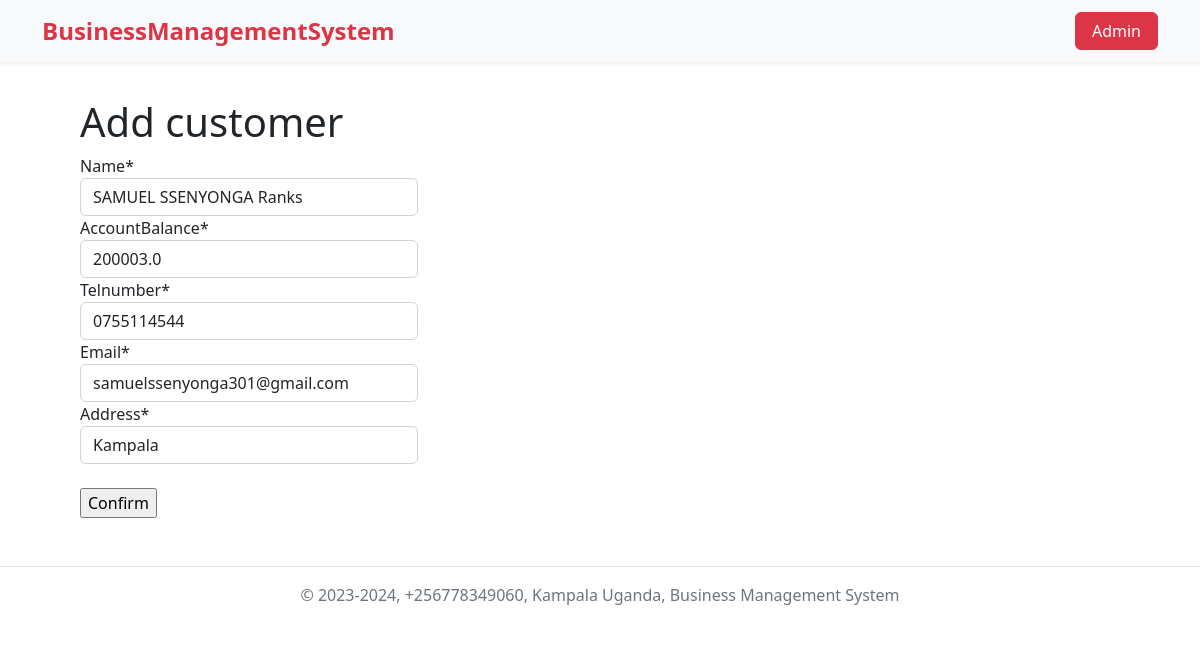
Screenshot of /update-customer/3/ with the database file from the repository.
### sep/models.py (models this page shows, shortened)
class Customer(models.Model):
    name = models.CharField(max_length=100, null=True)
    accountBalance = models.FloatField()
    telnumber = models.CharField(max_length=100, null=True)
    email = models.EmailField(max_length=254, null=True)
    address = models.CharField(max_length=50, null=True)

### sep/views.py (the view)
# urls.py: path('update-customer/<str:pk>/', views.updateCustomer, name='update-customer'),
def updateCustomer(request,pk):
    customers = Customer.objects.get(id=pk)
    form = AddCustomerForm(instance=customers)
    if request.method == 'POST':
        form = AddCustomerForm(request.POST,request.FILES, instance=customers)
        if form.is_valid():
            form.save()
            return redirect('view-customer')
    context = {'customers':form}
    return render(request, 'seps_temp/addcustomer.html', context)

### sep/forms.py
class AddCustomerForm(ModelForm):
    class Meta:
        model = Customer
        fields = "__all__"

### templates/seps_temp/addcustomer.html (shortened to what this page needs)
{% extends "partials/navbar.html" %}
{% block content %}
{% load crispy_forms_tags %}
<div class="container py-5">
    <div class="row">
        <div class="middle">
            {% if submitted %}
            <div class="container py-2">
                <div class="row">
                    <div class="alert alert-warning alert-dismissible fade show" role="alert">
                        <strong><i class="bi bi-exclamation-triangle text-danger"></i></strong>Thanks. Customer has been Saved...!
                        <button type="button" class="btn-close" data-bs-dismiss="alert" aria-label="Close"></button>
                    </div>
                    <div class="row">
                        <a href="/" class="btn btn-primary">Back Home</a>
                    </div>
                    <div class="row py-3">
                        <a href="{% url 'add_Customer' %}" class="btn btn-primary">Create New Form</a>
                    </div>
                </div>
            </div>
            {% else %}
            <form action="" method='post' enctype="multipart/form-data">
                <h1>Add customer</h1>
                {{customers.name|as_crispy_field}}
                {{customers.accountBalance|as_crispy_field}}
                {{customers.telnumber|as_crispy_field}}
                {{customers.email|as_crispy_field}}
                {{customers.address|as_crispy_field}}
                <br>
                <input type="submit" class="button btn-secondary" value="Confirm">
            </form>
            {% endif %}
        </div>
    </div>
</div>
{% include "partials/footer.html" %}
{% endblock %}

### templates/seps_temp/addcustomer.html (style rules this page uses)
.middle { width: 400px; padding-left: 50px; position: relative; padding-top: 50px; }

### rows the page displays
Customer: name "SAMUEL SSENYONGA Ranks", accountBalance "200003.0", telnumber "0755114544", email "samuelssenyonga301@gmail.com", address "Kampala"
